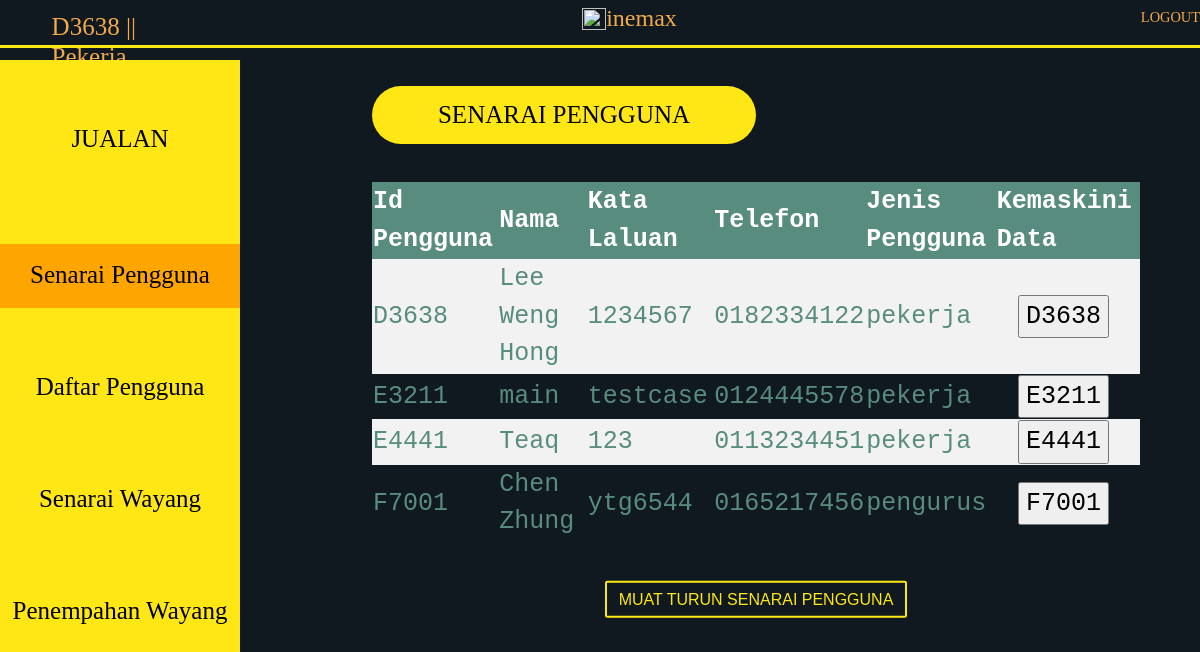
Page /senaraiPekerja.php (signed in) on the committed database.
### tables this page shows
CREATE TABLE `pengguna` (
  `idPengguna` varchar(25) NOT NULL,
  `nama` varchar(25) NOT NULL,
  `kataLaluan` varchar(25) NOT NULL,
  `telefon` varchar(25) DEFAULT NULL,
  `jenis` varchar(10) NOT NULL
);

### senaraiPekerja.php (the view, shortened to what this page needs)
<?php
$conn = mysqli_connect("localhost", "root", "", "xinemax");
$sql = "SELECT * FROM pengguna ORDER BY jenis";
$result = $conn->query($sql);
?>
<!DOCTYPE html>
<html lang="en">
<head>
    <link rel="stylesheet" type="text/css" href="https://stackpath.bootstrapcdn.com/bootstrap/4.4.1/css/bootstrap.min.css">
    <link rel="stylesheet" type="text/css" href="pendaftaran.css">
<body>
<section class="navigation-bar">
    <ul class="navigation">
        <h2><?php
            echo $_SESSION['id'] ." ".  "|| " . $_SESSION['jenis'];
            ?></h2>
        <img src="X.png" alt="" >
        <p>inemax</p>
        <a href="logKeluar.php" class="logout">LOGOUT</a>
    </ul>
    <div class = "sidebar">
        <div class = "items">
            <center>
                <a href="jualan.php">JUALAN</a>
            </center>
        </div>
        <div class = "active">
            <center>
                <a href="senaraiPekerja.php">Senarai Pengguna</a>
            </center>
        </div>
        <div class="items">
            <center>
                <a href="pendaftaranPekerja.php">Daftar Pengguna</a>
            </center>
        </div>
        <div class="items">
            <center>
                <a href="senaraiWayang.php">Senarai Wayang</a>
            </center>
        </div>
        <div class = "items">
            <center>
                <a href="menu.php">Penempahan Wayang</a>
            </center>
        </div>
    </div>
    <div class="main" style="width: 80%;">
        <div class="reg-container">
            <div class="title">
                SENARAI PENGGUNA
            </div>
            <div class="Pg">
                <se
            </div>
                    <form action="kemaskini.php" method="post">
                        <table>
                            <tr>
                                <th>Id Pengguna</th>
                                <th>Nama</th>
                                <th>Kata Laluan</th>
                                <th>Telefon</th>
                                <th>Jenis Pengguna</th>
                                <th>Kemaskini Data</th>
                            </tr>
                            <?php
                            if ($result->num_rows > 0) {
                                while ($row = $result->fetch_assoc()) { ?>
                                    <tr>
                                        <td><?php echo $row["idPengguna"]; ?></td>
                                        <td><?php echo $row["nama"]; ?></td>
                                        <td><?php echo $row["kataLaluan"]; ?></td>
                                        <td><?php echo $row["telefon"]; ?></td>
                                        <td><?php echo $row["jenis"]; ?></td>
                                        <td><input type="submit" name="edit" value="<?php echo $row["idPengguna"]; ?>"
                                                   id="Kemaskini" class="btn-2"/>
                                        </td>
                                    </tr>
                                    <?php
                                }
                            }
                            ?>
                        </table>
                    </form>
            <form action="muatTurun.php" method="post">
                <div class="middle">
                    <input type="submit" name="export" class="btn" value="MUAT TURUN SENARAI PENGGUNA" />
                </div>
            </form>
        </div>
    </div>
</body>
</html>

### pendaftaran.css (style rules this page uses)
body { background-color: #101820FF; padding: 0; width: 100%; height: auto; min-width: 100%; max-height: 100%; max-width: 500px; margin: auto; font-family: "fantasy"; }
.navigation { color: #F2AA4CFF; background-color: #101820FF; font-size: 1.5vw; width: auto; display: flex; height: 4vw; border-bottom: #FEE715FF 0.4ch solid; }
.navigation img { width: 2vw; height: 1.8vw; margin-left : 35%; margin-top: 0.7%; }
.navigation p { font-size: 2vw; }
.navigation h2 { margin-left: 1%; font-size: 25px; margin-top: 1%; }
.logout { text-decoration: none; cursor: pointer; color: #F2AA4CFF; font-size: 1.2vw; float: right; margin-left: 40%; margin-top: 0.6%; }
.sidebar { height: 100%; width: 20%; background-color: #FEE715FF; left: 0%; position: fixed; overflow-x: hidden; top: 7.5%; }
.items { margin-top: 20%; padding-top : 5%; width: 100%; height: 8%; }
.sidebar a { font-family: Bahnschrift; font-size: 25px; color: black; text-decoration: none; }
.active { margin-top: 30%; padding-top : 5%; width: 100%; height: 8%; background-color: ORANGE; }
.main { overflow : visible; margin-left: 15%; height: 100%; color: white; }
.reg-container { margin-left: 20%; height: 100%; color: white; }
.title { text-align: center; color: black; background-color: #fee715ff; border-radius: 40px; padding: 10px 50px; width: 50%; height: auto; font-size: 25px; margin-top: 5%; font-family: Cursive; }
.middle { width: 100%; height: 100%; transform: translate(0%,50%); text-align: center; }
.btn { color: #FEE715FF; background: none; border: 0.2vw solid #FEE715FF; font-family: "montserrat",sans-serif; text-transform: uppercase; padding: 0.4vw 1vw; min-width: 1vw; margin: 10px; cursor: pointer; transition: color 0.4s linear; position: relative; border-radius: 0.2vw; }
.btn-2 { margin-left: 15%; }
.btn::before { content: ""; position: absolute; left: 0; top: 0; width: 100%; height: 100%; background: #FEE715FF; z-index: -1; transition: transform 0.5s; transform-origin: 0 0; transition-timing-function: cubic-bezier(0.5,1.6,0.4,0.7); }
table { margin-top: 5%; border-collapse: collapse; width: 100%; color: #588c7e; font-family: monospace; font-size: 25px; text-align: left; }
th { background-color: #588c7e; color: white; }
tr:nth-child(even) { background-color: #f2f2f2 }

### rows in the picture
pengguna: idPengguna "D3638", nama "Lee Weng Hong", kataLaluan "1234567", telefon "0182334122", jenis "pekerja", edit "D3638"
pengguna: idPengguna "E3211", nama "main", kataLaluan "testcase", telefon "0124445578", jenis "pekerja", edit "E3211"
pengguna: idPengguna "E4441", nama "Teaq", kataLaluan "123", telefon "0113234451", jenis "pekerja", edit "E4441"
pengguna: idPengguna "F7001", nama "Chen Zhung", kataLaluan "ytg6544", telefon "0165217456", jenis "pengurus", edit "F7001"

### other values in the picture
$_SESSION['id'] "D3638"
$_SESSION['jenis'] "Pekerja"
